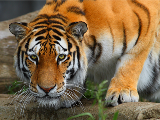
%> input picture Digital_Image_Processing/AS4/Q2/Uncompressed_03.bmp, 160 x 120 px
$ octave Q2_dct.m   (GNU Octave 9; MATLAB toolbox functions it lacks are replaced by stand-ins)
%> lines starting %> are read from the running program, lines starting %| are printed output that depends on the picture; long printed decimals are rounded
### Digital_Image_Processing/AS4/Q2/RunLengthEncoding.m
function Output=RunLengthEncoding(Input)
L=length(Input);
j=1;
k=1;
i=1;
while i<2*L
    comp=1;
    for j=j:L
        if j==L
            break
        end;
         if Input(j)==Input(j+1)
            comp=comp+1;
        else
            break
        end;
    end;
        Output(k+1)=comp;
        Output(k)=Input(j);
        if j==L && Input(j-1)==Input(j)
            break
        end;
        i=i+1;
        k=k+2;
        j=j+1;
        if j==L
            if mod(L,2)==0
            Output(k+1)=1;
            Output(k)=Input(j);
            else
            Output(k+1)=1;
            Output(k)=Input(j);
                       end;
             break
        end;
    end;

### Digital_Image_Processing/AS4/Q2/Q2_dct.m
I = (imread('Uncompressed_03.bmp'));
%> I is the input picture: size 120x160x3 uint8; mean R, G, B 129.6, 105.5, 74.2
figure,imshow(uint8(I));
I = double(rgb2ycbcr(I));
%> I: size 120x160x3 double; mean of channels 1, 2, 3 109.8, 110.7, 140.8
I1 = I(:,:,1);
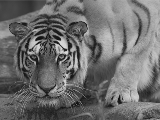
%> I1: size 120x160 double; min 16, max 220, mean 109.8
I2 = I(:,:,2);
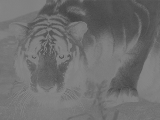
%> I2: size 120x160 double; min 67, max 136, mean 110.7
I3 = I(:,:,3);
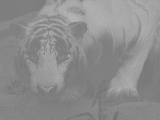
%> I3: size 120x160 double; min 113, max 183, mean 140.8
Cr = 2;
X1=zeros(size(I,1)/8,size(I,2)/8,8,8);
X2=zeros(size(I,1)/8,size(I,2)/8,8,8);
X3=zeros(size(I,1)/8,size(I,2)/8,8,8);

Q_y = [16  11 10 16 124  140  151  161;
       12 12 14 19 126  158  160  155;
       14 13 16 24 140  157  169  156;
       14 17 22 29 151  187  180  162;
       18 22 37 56 168  109  103  177;
       24 35 55 64 181  104  113  192;
       49 64 78 87 103  121  120  101;
       72 92 95 98 112  100  103  199 ] ;
 Q_c =   [17  18 24 47 99 99 99  99;
          18 21 26 66 99 99 99  99;
          24 26 56 99 99 99 99  99;
          47 66 99 99 99 99 99  99;
          99 99 99 99 99 99 99  99;
          99 99 99 99 99 99 99  99;
          99 99 99 99 99 99 99  99;
          99 99 99 99 99 99 99  99 ] ;
Q_y = round(Cr*Q_y);
Q_c = round(Cr*Q_c);
Comp_Img1 = cell((size(I,1)/8),(size(I,2)/8));
Comp_Img2 = cell((size(I,1)/8),(size(I,2)/8));
Comp_Img3 = cell((size(I,1)/8),(size(I,2)/8));

for J=1:size(I,1)/8
    for K=1:size(I,2)/8
        for j=1:8
            for k=1:8
                X1(J,K,j,k)=I1((J-1)*8+j,(K-1)*8+k);
                X2(J,K,j,k)=I2((J-1)*8+j,(K-1)*8+k);
                X3(J,K,j,k)=I3((J-1)*8+j,(K-1)*8+k);
            end
        end
    end
end
Count = 0;
Final_length =[];
for J=1:size(I,1)/8
    for K=1:size(I,2)/8
        Im_temp=squeeze(X1(J,K,:,:));
        Im_temp=round(  (dct2( double(Im_temp) - 127 ))./Q_y);
        LO = mat2lin(Im_temp);
        L = detect_last_o(LO);
        Final_length = [Final_length real(L)];
        Count = Count + size(L,2);
        Comp_Img1{J,K} = L;

        Im_temp=squeeze(X2(J,K,:,:));
        Im_temp=round(  (dct2( double(Im_temp) - 127 ))./Q_c);
        LO = mat2lin(Im_temp);
        L = detect_last_o(LO);
        Final_length = [Final_length real(L)];
        Count = Count + size(L,2);
        Comp_Img2{J,K} = L;

        Im_temp=squeeze(X3(J,K,:,:));
        Im_temp=round(  (dct2( double(Im_temp) - 127 ))./Q_c);
        LO = mat2lin(Im_temp);
        L = detect_last_o(LO);
        Final_length = [Final_length real(L)];
        Count = Count + size(L,2);
        Comp_Img3{J,K} = L;
    end
end
%> after the loop, Comp_Img1 = 300 items; Comp_Img2 = 300 items; Comp_Img3 = 300 items; Count = 6144; Final_length = 6144 values, max 20 at index 2300, min -20 at index 5243, mean -0.22
Encoded = RunLengthEncoding(Final_length);
%> after the loop in RunLengthEncoding, `while i<2*L`: i = 4481; j = 6144; k = 8961
disp('-------CompressionRatio---------')
disp(Count/(3*size(I,1)*size(I,2)));
%| 0.1067
I_c1 = zeros(size(I,1),size(I,2));
I_c2 = zeros(size(I,1),size(I,2));
I_c3 = zeros(size(I,1),size(I,2));


for J=1:size(I,1)/8
    for K=1:size(I,2)/8

        R = lin2mat(Comp_Img1{J,K},8,8);
        R = idct2(R.*Q_y) + 127;
        for j=1:8
            for k=1:8
                I_c1((J-1)*8+j,(K-1)*8+k) = R(j,k);
            end
        end

        R = lin2mat(Comp_Img2{J,K},8,8);
        R = idct2(R.*Q_c) + 127;
        for j=1:8
            for k=1:8
                I_c2((J-1)*8+j,(K-1)*8+k) = R(j,k);
            end
        end

        R = lin2mat(Comp_Img3{J,K},8,8);
        R = idct2(R.*Q_c) + 127;
        for j=1:8
            for k=1:8
                I_c3((J-1)*8+j,(K-1)*8+k) = R(j,k);
            end
        end
    end
end
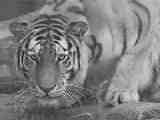
%> I_c1: size 120x160 double; min -37.99, max 260.4, mean 109.8; drawn with min black and max white
I_c = cat(3,I_c1,I_c2,I_c3);
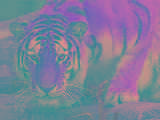
%> I_c: size 120x160x3 double; mean R, G, B 109.8, 110.6, 140.9; drawn with min black and max white
I_c = ycbcr2rgb(uint8(I_c));
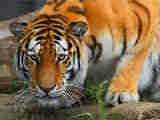
%> I_c: size 120x160x3 uint8; mean R, G, B 129.9, 105.6, 74.5
figure,imshow((I_c));
%% RMS error
difference = (I) - (double(I_c));
%> difference: size 120x160x3 double; mean of channels 1, 2, 3 -20.1, 5.1, 66.3
squaredError = difference .^ 2;
%> squaredError: size 120x160x3 double; mean of channels 1, 2, 3 1320.6, 3004.8, 7236
figure,imshow((squaredError));
%> after `imshow((squaredError))`:
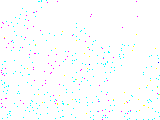
%> displayed picture: size 120x160x3, on the screen's scale of 0 to 255; mean R, G, B 251.4, 253.8, 254.5
meanSquaredError = sum(squaredError(:)) / numel(I);
%> meanSquaredError = 3853.8
rmsError = sqrt(meanSquaredError);
%> rmsError = 62.08
disp('-------------RMSError---------')
disp(rmsError)
%| 62.079

$ run again, with Digital_Image_Processing/AS4/Q2/Uncompressed_01.bmp copied over Digital_Image_Processing/AS4/Q2/Uncompressed_03.bmp
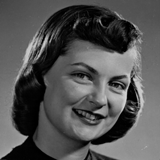
%> input picture Digital_Image_Processing/AS4/Q2/Uncompressed_01.bmp, 160 x 160 px
%> I is the input picture: size 160x160x3 uint8; min 0, max 216, mean 83.6
%> I: size 160x160x3 double; mean of channels 1, 2, 3 87.8, 128, 128
%> I2: size 160x160 double; every value is 128
%> after the loop `for J=1:size(I,1)/8`: Comp_Img1 = 400 items; Count = 3807; Final_length = 3807 values, max 18 at index 2010, min -27 at index 1012, mean -1.03
%> after the loop in RunLengthEncoding, `while i<2*L`: Output = 5324 values, max 18 at index 2777, min -27 at index 1327, mean 0.0393; i = 2662; j = 3807; k = 5323
%> Encoded has the same summary as Output in RunLengthEncoding
%| 0.04957
%> after the loop `for J=1:size(I,1)/8`:
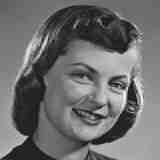
%> I_c1: size 160x160 double; min -14.71, max 222.7, mean 87.9; drawn with min black and max white
%> difference: size 160x160x3 double; mean of channels 1, 2, 3 5.5, 42.9, 46.1
%> squaredError: size 160x160x3 double; mean of channels 1, 2, 3 131.4, 4431.1, 4701.3
%> `imshow((squaredError))`:
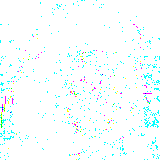
%> displayed picture: size 160x160x3, on the screen's scale of 0 to 255; mean R, G, B 246.1, 253.9, 253.9
%> meanSquaredError = 3087.9
%> rmsError = 55.57
%| 55.569

$ run again, with Digital_Image_Processing/AS4/Q2/Uncompressed_02.BMP copied over Digital_Image_Processing/AS4/Q2/Uncompressed_03.bmp
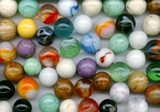
%> input picture Digital_Image_Processing/AS4/Q2/Uncompressed_02.BMP, 160 x 112 px
%> I is the input picture: size 112x160x3 uint8; mean R, G, B 136.3, 132.6, 113
%> I: size 112x160x3 double; mean of channels 1, 2, 3 128.9, 118.8, 131
%> `I3 = I(:,:,3);`:
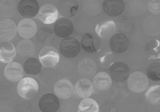
%> I3: size 112x160 double; min 88, max 213, mean 131
%> after the loop `for J=1:size(I,1)/8`: Comp_Img1 = 280 items; Count = 6128; Final_length = 6128 values, max 24 at index 1, min -23 at index 4910, mean -0.0344
%> after the loop in RunLengthEncoding, `while i<2*L`: i = 4552; j = 6128; k = 9103
%| 0.1140
%> difference: size 112x160x3 double; mean of channels 1, 2, 3 -7.5, -13.5, 17.4
%> squaredError: size 112x160x3 double; mean of channels 1, 2, 3 866.2, 3886.1, 6735.1
%> `imshow((squaredError))`:
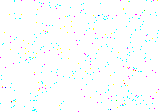
%> displayed picture: size 112x160x3, on the screen's scale of 0 to 255; mean R, G, B 251.5, 253.9, 254.1
%> meanSquaredError = 3829.1
%> rmsError = 61.88
%| 61.880
